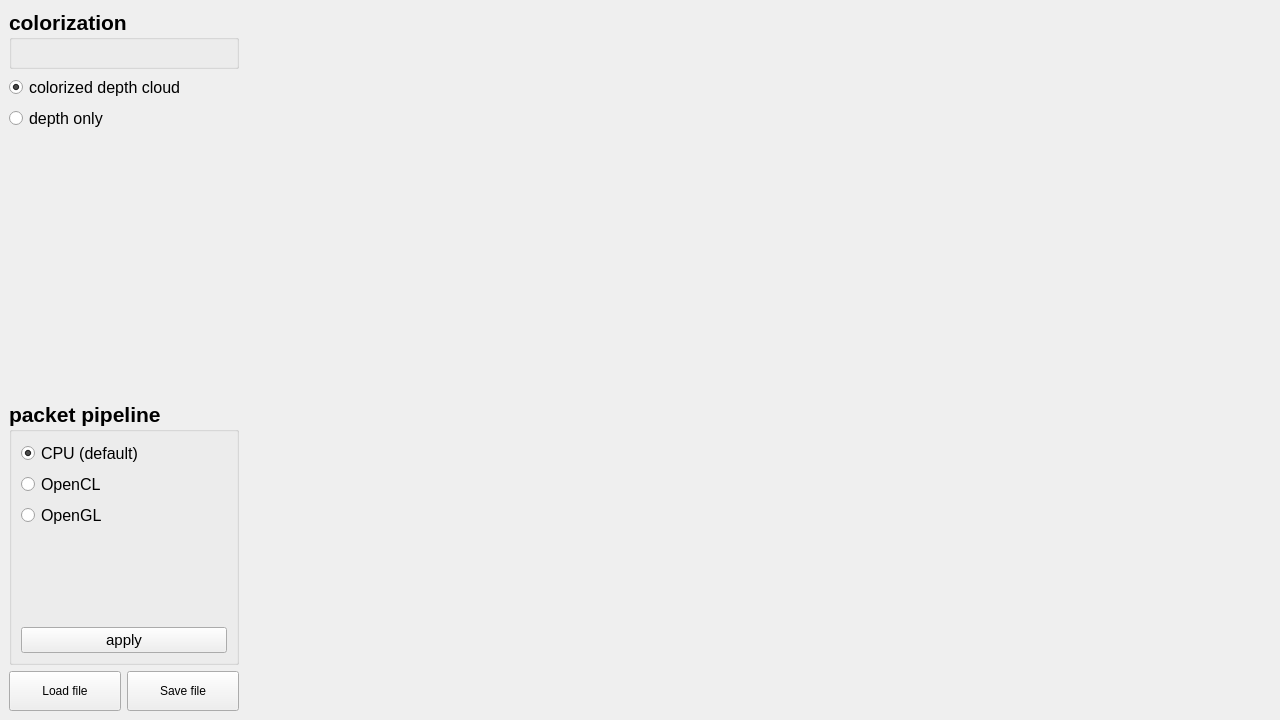
<?xml version="1.0" encoding="UTF-8"?>
<ui version="4.0">
 <class>qtvisualizer</class>
 <widget class="QMainWindow" name="qtvisualizer">
  <property name="windowModality">
   <enum>Qt::NonModal</enum>
  </property>
  <property name="enabled">
   <bool>true</bool>
  </property>
  <property name="geometry">
   <rect>
    <x>0</x>
    <y>0</y>
    <width>1280</width>
    <height>720</height>
   </rect>
  </property>
  <property name="minimumSize">
   <size>
    <width>1280</width>
    <height>720</height>
   </size>
  </property>
  <property name="maximumSize">
   <size>
    <width>5000</width>
    <height>5000</height>
   </size>
  </property>
  <property name="windowTitle">
   <string>Kinect Point Cloud Viewer</string>
  </property>
  <property name="dockOptions">
   <set>QMainWindow::AllowTabbedDocks|QMainWindow::AnimatedDocks</set>
  </property>
  <property name="unifiedTitleAndToolBarOnMac">
   <bool>true</bool>
  </property>
  <widget class="QWidget" name="centralwidget">
   <layout class="QHBoxLayout" name="horizontalLayout_3">
    <item>
     <layout class="QVBoxLayout" name="verticalLayout_2">
      <item>
       <widget class="QGroupBox" name="groupBox_Axis">
        <property name="sizePolicy">
         <sizepolicy hsizetype="Preferred" vsizetype="Preferred">
          <horstretch>0</horstretch>
          <verstretch>0</verstretch>
         </sizepolicy>
        </property>
        <property name="minimumSize">
         <size>
          <width>180</width>
          <height>60</height>
         </size>
        </property>
        <property name="font">
         <font>
          <pointsize>16</pointsize>
          <weight>75</weight>
          <bold>true</bold>
         </font>
        </property>
        <property name="title">
         <string>colorization</string>
        </property>
        <layout class="QHBoxLayout" name="horizontalLayout_2"/>
       </widget>
      </item>
      <item>
       <widget class="QRadioButton" name="colorizedcheck">
        <property name="font">
         <font>
          <pointsize>12</pointsize>
          <weight>50</weight>
          <bold>false</bold>
         </font>
        </property>
        <property name="text">
         <string>colorized depth cloud</string>
        </property>
        <property name="checked">
         <bool>true</bool>
        </property>
       </widget>
      </item>
      <item>
       <widget class="QRadioButton" name="uncolorizedcheck">
        <property name="font">
         <font>
          <pointsize>12</pointsize>
          <weight>50</weight>
          <bold>false</bold>
         </font>
        </property>
        <property name="text">
         <string>depth only</string>
        </property>
        <property name="checked">
         <bool>false</bool>
        </property>
       </widget>
      </item>
      <item>
       <spacer name="verticalSpacer">
        <property name="orientation">
         <enum>Qt::Vertical</enum>
        </property>
        <property name="sizeHint" stdset="0">
         <size>
          <width>20</width>
          <height>40</height>
         </size>
        </property>
       </spacer>
      </item>
      <item>
       <widget class="QGroupBox" name="groupBox_ColorMode">
        <property name="sizePolicy">
         <sizepolicy hsizetype="Expanding" vsizetype="Expanding">
          <horstretch>0</horstretch>
          <verstretch>0</verstretch>
         </sizepolicy>
        </property>
        <property name="minimumSize">
         <size>
          <width>230</width>
          <height>180</height>
         </size>
        </property>
        <property name="font">
         <font>
          <pointsize>16</pointsize>
          <weight>75</weight>
          <bold>true</bold>
         </font>
        </property>
        <property name="title">
         <string>packet pipeline</string>
        </property>
        <layout class="QVBoxLayout" name="verticalLayout">
         <item>
          <widget class="QRadioButton" name="cpucheck">
           <property name="font">
            <font>
             <pointsize>12</pointsize>
             <weight>50</weight>
             <bold>false</bold>
            </font>
           </property>
           <property name="text">
            <string>CPU (default)</string>
           </property>
           <property name="checked">
            <bool>true</bool>
           </property>
          </widget>
         </item>
         <item>
          <widget class="QRadioButton" name="openclcheck">
           <property name="font">
            <font>
             <pointsize>12</pointsize>
             <weight>50</weight>
             <bold>false</bold>
            </font>
           </property>
           <property name="text">
            <string>OpenCL</string>
           </property>
           <property name="checked">
            <bool>false</bool>
           </property>
          </widget>
         </item>
         <item>
          <widget class="QRadioButton" name="openglcheck">
           <property name="font">
            <font>
             <pointsize>12</pointsize>
             <weight>50</weight>
             <bold>false</bold>
            </font>
           </property>
           <property name="text">
            <string>OpenGL</string>
           </property>
           <property name="checked">
            <bool>false</bool>
           </property>
          </widget>
         </item>
         <item>
          <spacer name="verticalSpacer_3">
           <property name="orientation">
            <enum>Qt::Vertical</enum>
           </property>
           <property name="sizeHint" stdset="0">
            <size>
             <width>20</width>
             <height>40</height>
            </size>
           </property>
          </spacer>
         </item>
         <item>
          <widget class="QPushButton" name="pushButton_apply">
           <property name="font">
            <font>
             <pointsize>11</pointsize>
             <weight>50</weight>
             <bold>false</bold>
            </font>
           </property>
           <property name="text">
            <string>apply</string>
           </property>
          </widget>
         </item>
        </layout>
       </widget>
      </item>
      <item>
       <layout class="QHBoxLayout" name="horizontalLayout">
        <item>
         <widget class="QPushButton" name="pushButton_load">
          <property name="minimumSize">
           <size>
            <width>50</width>
            <height>40</height>
           </size>
          </property>
          <property name="text">
           <string>Load file</string>
          </property>
         </widget>
        </item>
        <item>
         <widget class="QPushButton" name="pushButton_save">
          <property name="minimumSize">
           <size>
            <width>50</width>
            <height>40</height>
           </size>
          </property>
          <property name="text">
           <string>Save file</string>
          </property>
         </widget>
        </item>
       </layout>
      </item>
     </layout>
    </item>
    <item>
     <widget class="QVTKWidget" name="qvtkWidget" native="true">
      <property name="sizePolicy">
       <sizepolicy hsizetype="Expanding" vsizetype="Expanding">
        <horstretch>50</horstretch>
        <verstretch>0</verstretch>
       </sizepolicy>
      </property>
      <property name="minimumSize">
       <size>
        <width>640</width>
        <height>480</height>
       </size>
      </property>
     </widget>
    </item>
   </layout>
  </widget>
  <widget class="QMenuBar" name="menuBar">
   <property name="geometry">
    <rect>
     <x>0</x>
     <y>0</y>
     <width>1280</width>
     <height>25</height>
    </rect>
   </property>
  </widget>
 </widget>
 <customwidgets>
  <customwidget>
   <class>QVTKWidget</class>
   <extends>QWidget</extends>
   <header>QVTKWidget.h</header>
  </customwidget>
 </customwidgets>
 <tabstops>
  <tabstop>pushButton_load</tabstop>
 </tabstops>
 <resources/>
 <connections/>
</ui>
